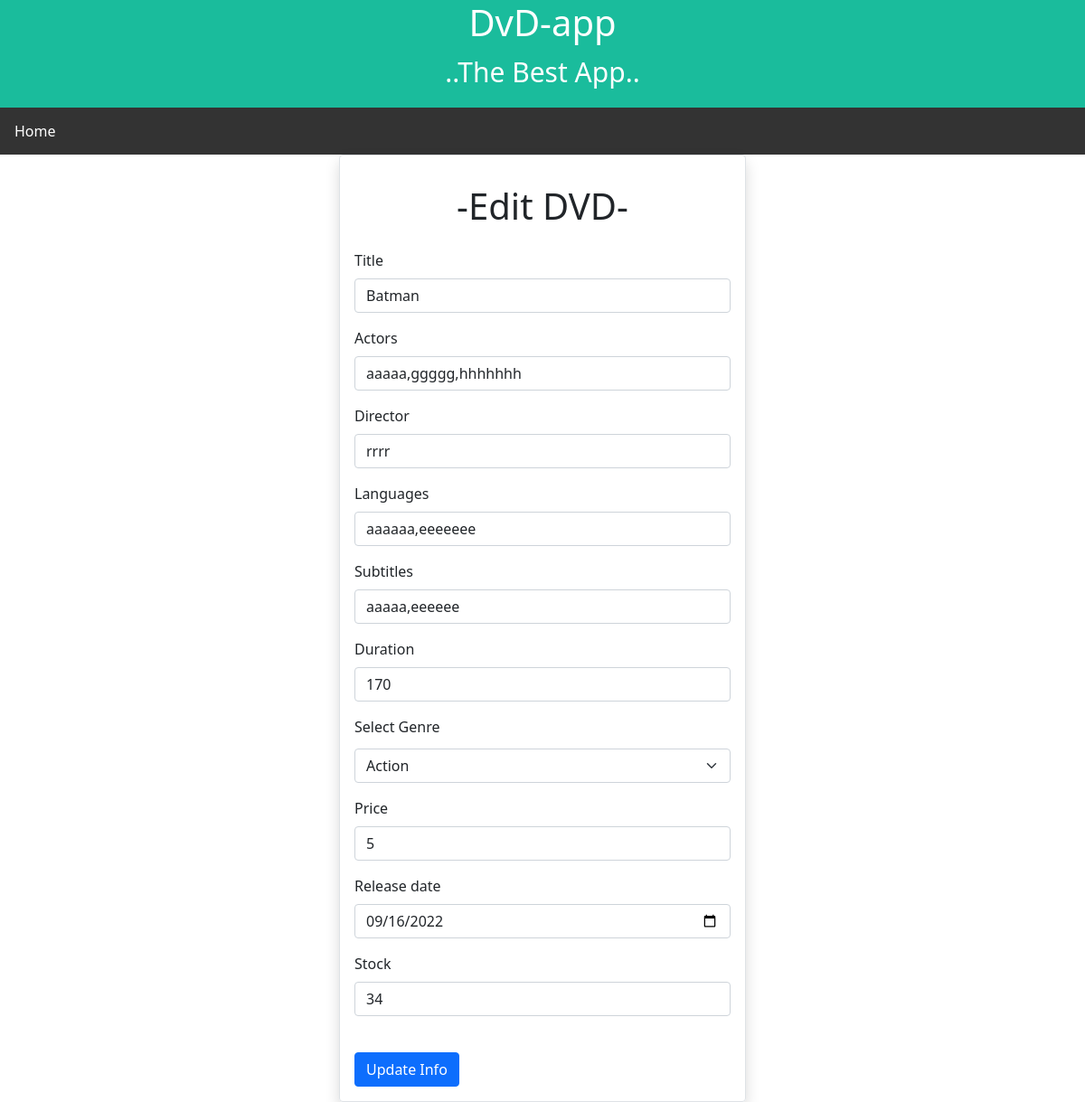
Page /dvdapp/edit_empl_dvd.php?status=edit&d_id=1 (signed in) on the committed database.
### tables this page shows
CREATE TABLE `dvd` (
  `d_id` int(11) NOT NULL,
  `d_title` varchar(255) NOT NULL,
  `d_actors` varchar(255) NOT NULL,
  `d_director` varchar(255) NOT NULL,
  `d_lang` varchar(255) NOT NULL,
  `d_subs` varchar(255) NOT NULL,
  `d_duration` int(11) NOT NULL,
  `d_genre` enum('comedy','drama','action','erotic','thriller') NOT NULL,
  `d_price` int(11) NOT NULL,
  `d_date` date NOT NULL,
  `d_stock` int(11) NOT NULL
);

### dvdapp/edit_empl_dvd.php (the view, shortened to what this page needs)
<?php
	include "db_conn.php";
	if ((isset($_GET['d_id'])) && ($_GET['status'] == 'edit')){
		$d_id = $_GET['d_id'];
        mysqli_autocommit($conn, false);
		$sql = "select  d_id,
					d_title,
					d_actors,
					d_director,
					d_lang,
					d_subs,
					d_duration,
					d_genre,
					d_price,
					d_date,
					d_stock
            from dvd where d_id=$d_id";
        $result = mysqli_query($conn, $sql);
        $row = mysqli_fetch_array($result);
		$d_title = $row['d_title'];
	$d_actors =  $row['d_actors'];
	$d_director =  $row['d_director'];
	$d_lang =  $row['d_lang'];
	$d_subs =  $row['d_subs'];
	$d_duration =  $row['d_duration'];
	$d_genre =  $row['d_genre'];
	$d_price = $row['d_price'];
	$d_date = $row['d_date'];
	$d_stock = $row['d_stock'];
	}
	?>
<!DOCTYPE html>
<html>
<head>
	<link href="https://cdn.jsdelivr.net/npm/bootstrap@5.0.1/dist/css/bootstrap.min.css" rel="stylesheet">
</head>
<body>
<div class="header" style="padding: 1px; text-align: center; background: #1abc9c; color: white; font-size: 30px">
<h1>DvD-app</h1>
<p>..The Best App..</p>
</div>
<ul style="list-style-type:none; margin:0; padding:0; overflow:hidden; background-color:#333">
				<li style="float:left;"><a href="homepage.php"style="display:block; color:white; text-align:center; padding: 14px 16px; text-decoration: none;">Home</a></li>
			</ul>
<div class="container d-flex justify-content-center align-items-center" style="min-height: 100vh">
	<form class="border shadow p-3 rounded" method="post"  style="width: 450px">
	<h1 class="text-center p-3">-Edit DVD-</h1>
  <div class="mb-3">
    <label for="d_title"
	class="form-label">Title</label>
    <input type="text" class="form-control" id="d_title" name = "d_title" value = "<?=$d_title?>">
  </div>
  <div class="mb-3">
    <label for="d_actors"
	class="form-label">Actors</label>
    <input type="text" class="form-control" id="d_actors" name = "d_actors" value = "<?=$d_actors?>">
  </div>
  <div class="mb-3">
    <label for="d_director"
	class="form-label">Director</label>
    <input type="text" class="form-control" id="d_director" name = "d_director" value = "<?=$d_director?>">
  </div>
  <div class="mb-3">
    <label for="d_lang"
	class="form-label">Languages</label>
    <input type="text" class="form-control" id="d_lang" name = "d_lang" value = "<?=$d_lang?>">
  </div>
  <div class="mb-3">
    <label for="d_subs"
	class="form-label">Subtitles</label>
    <input type="text" class="form-control" id="d_subs" name = "d_subs" value = "<?=$d_subs?>">
  </div>
  <div class="mb-3">
    <label for="d_duration"
	class="form-label">Duration</label>
    <input type="number" class="form-control" id="d_duration" name = "d_duration" value = "<?=$d_duration?>">
  </div>
  <?php  if( $d_genre == 'comedy' ){   ?>
  <div class="mb-1">
    <label class="form-label">Select Genre</label>
  </div>
  <select class="form-select mb-3" name="d_genre" aria-label="Default select example">
  <option selected value="comedy">Comedy</option>
  <option value="drama">Drama</option>
  <option value="action">Action</option>
  <option value="erotic">Erotic</option>
  <option value="thriller">Thriller</option>
  </select>
  <?php } else if($d_genre == 'action'){ ?>
  <div class="mb-1">
    <label class="form-label">Select Genre</label>
  </div>
  <select class="form-select mb-3" name="d_genre" aria-label="Default select example">
  <option selected value="action">Action</option>
  </select>
  <?php } else if($d_genre == 'erotic'){ ?>
  <div class="mb-1">
    <label class="form-label">Select Genre</label>
  </div>
  <select class="form-select mb-3" name="d_genre" aria-label="Default select example">
  <option  value="comedy">Comedy</option>
  <option  value="drama">Drama</option>
  <option value="action">Action</option>
  <option selected value="erotic">Erotic</option>
  <option value="thriller">Thriller</option>
  </select>
  <?php } else if($d_genre == 'thriller'){ ?>
  <div class="mb-1">
    <label class="form-label">Select Genre</label>
  </div>
  <select class="form-select mb-3" name="d_genre" aria-label="Default select example">
  <option  value="comedy">Comedy</option>
  <option  value="drama">Drama</option>
  <option value="action">Action</option>
  <option value="erotic">Erotic</option>
  <option selected value="thriller">Thriller</option>
  </select>
  <?php } ?>
  <div class="mb-3">
    <label for="d_price"
	class="form-label">Price</label>
    <input type="number" class="form-control" id="d_price" name = "d_price" value = "<?=$d_price?>">
  </div>
  <div class="mb-3">
    <label for="d_date"
	class="form-label">Release date</label>
    <input type="date" class="form-control" id="d_date" name = "d_date" value = "<?=$d_date?>">
  </div>
  <div class="mb-3">
    <label for="d_stock"
	class="form-label">Stock</label>
    <input type="number" class="form-control" id="d_stock" name = "d_stock" value = "<?=$d_stock?>">
  </div>
<br>
  <button type="submit" class="btn btn-primary" name="submit" value="update1">Update Info</button><br>
</form>
		</body>
</html>

### rows in the picture
dvd: d_title "Batman", d_actors "aaaaa,ggggg,hhhhhhh", d_director "rrrr", d_lang "aaaaaa,eeeeeee", d_subs "aaaaa,eeeeee", d_duration "170", d_price "5", d_date "09/16/2022", d_stock "34"
